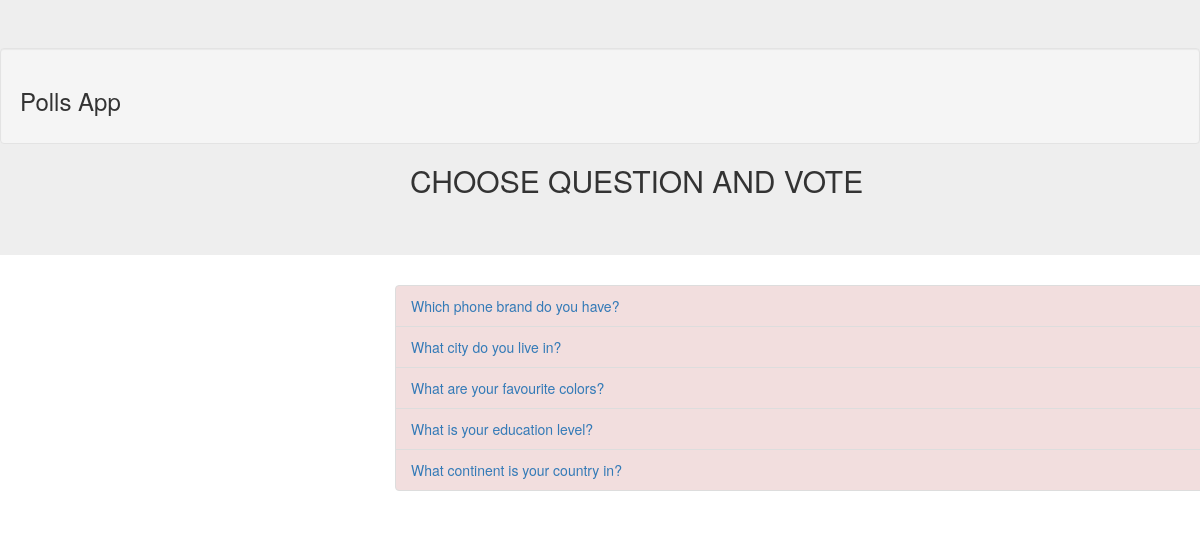
The page /pollsproject1/ on the database its author committed.
### pollsproject1/models.py (models this page shows, shortened)
class Question(models.Model):
    question_text = models.CharField(max_length=200)
    pub_date = models.DateTimeField('date published')
    def was_published_recently(self):
        now = timezone.now()
        return now - datetime.timedelta(days=1) <= self.pub_date <= now
    was_published_recently.admin_order_field = 'pub_date'
    was_published_recently.boolean = True
    was_published_recently.short_description = 'Published recently?'

### pollsproject1/views.py (the view)
# urls.py: path('', views.IndexView.as_view(), name='index'),
class IndexView(generic.ListView):
    template_name = 'pollsproject1/index.html'
    context_object_name = 'latest_question_list'
    def get_queryset(self):
        return Question.objects.filter(
            pub_date__lte=timezone.now()
    ).order_by('-pub_date')[:5]

### templates/pollsproject1/index.html (shortened to what this page needs)
{% load static %}
<!doctype html>
<html>
<head>
<link rel="stylesheet" href="https://maxcdn.bootstrapcdn.com/bootstrap/3.4.0/css/bootstrap.min.css">
</head>
<body>
 <div class="jumbotron" >
  <div class="well">
    <h3>Polls App</h3>
  </div>
<h2>CHOOSE QUESTION  AND VOTE</h2>
 </div>
<div id="content" name="content" class="main">
    <div class="row justify-content-center">
      <div class="col-8">
{% if latest_question_list %}
    <ul class="list-group list-group-flush">
    {% for question in latest_question_list %}
       <li class="list-group-item list-group-item-danger"><a href="{% url 'pollsproject1:detail' question.id %}">{{ question.question_text }}</a></li>
    {% endfor %}
    </ul>
{% else %}
    <p>No polls are available.</p>
{% endif %}
</div>
    </div>
       </div>
</body>
</html>

### templates/pollsproject1/index.html (style rules this page uses)
.main,h2 { margin-left:400px; padding: 0px 10px; }
body { background-color: white; }

### rows shown on the page
Question: question_text "Which phone brand do you have?"
Question: question_text "What city do you live in?"
Question: question_text "What are your favourite colors?"
Question: question_text "What is your education level?"
Question: question_text "What continent is your country in?"
